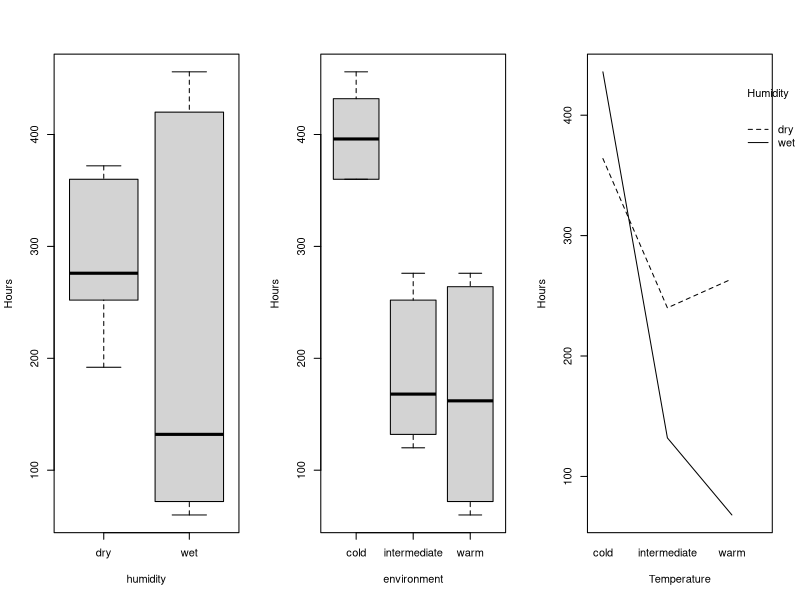
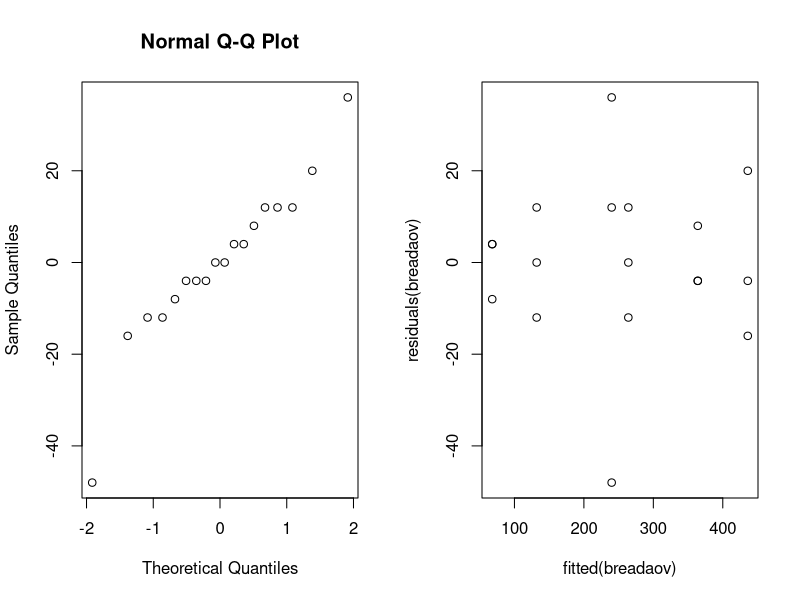
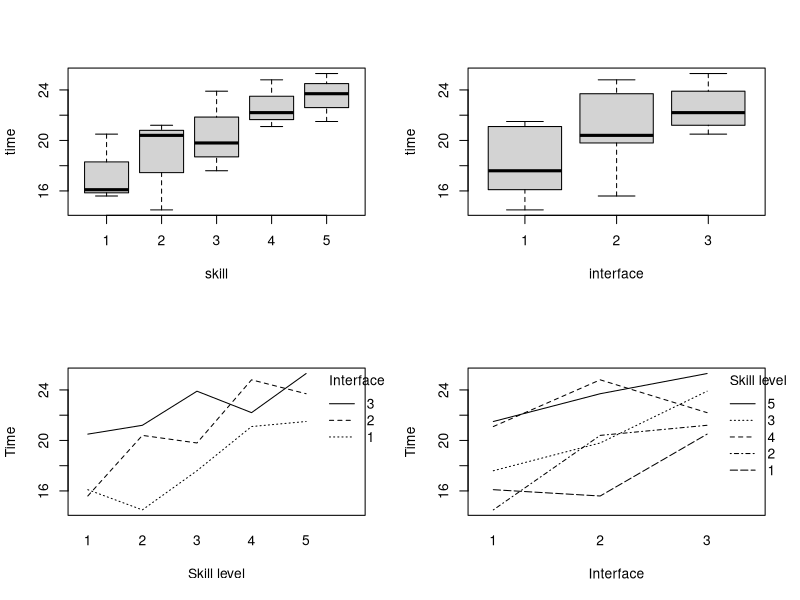
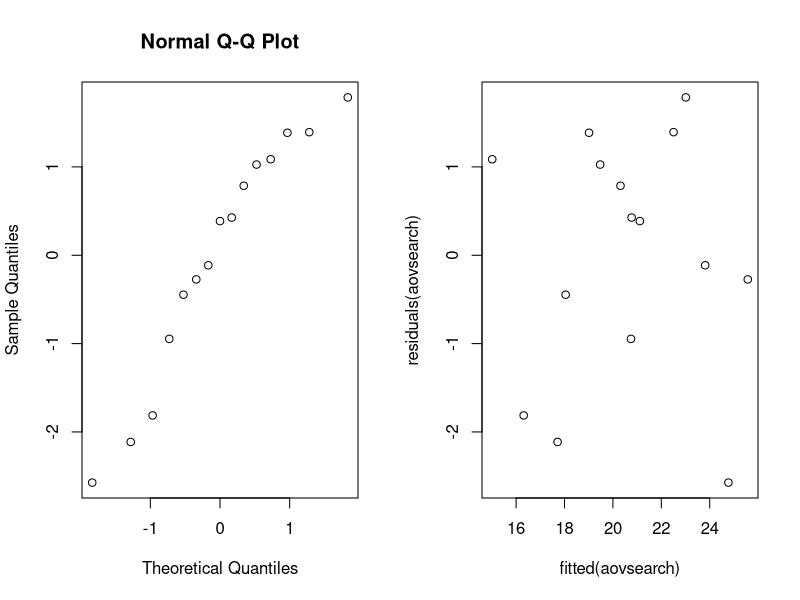
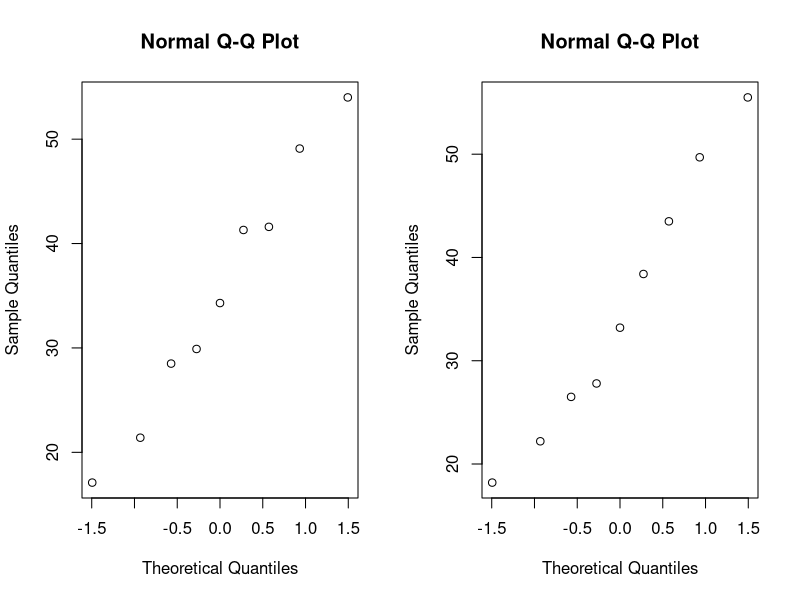
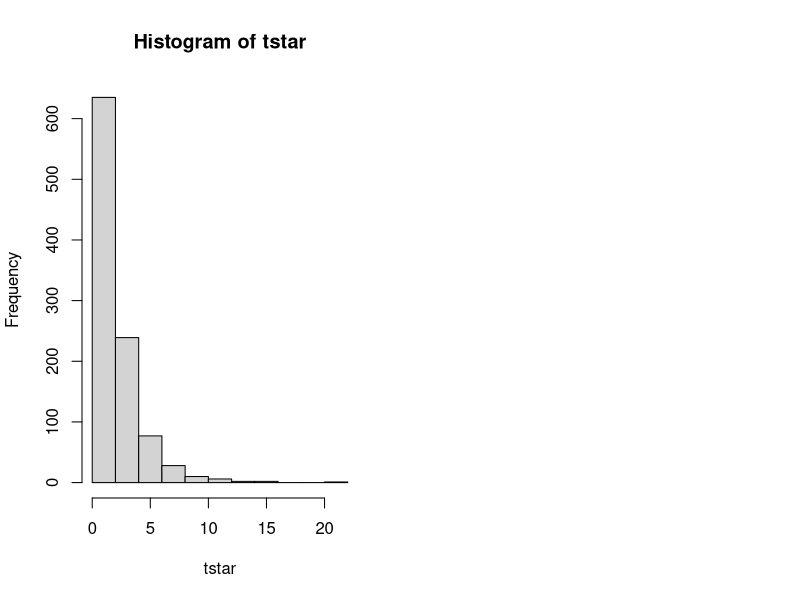
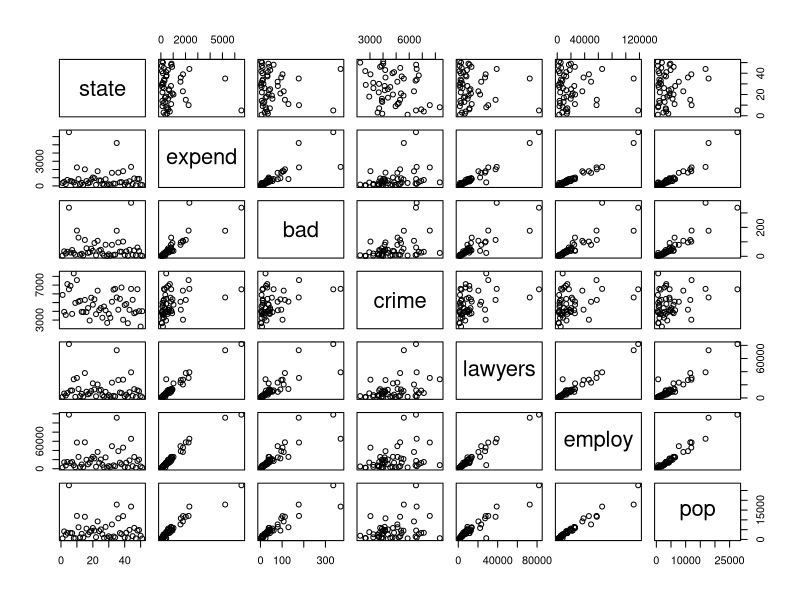
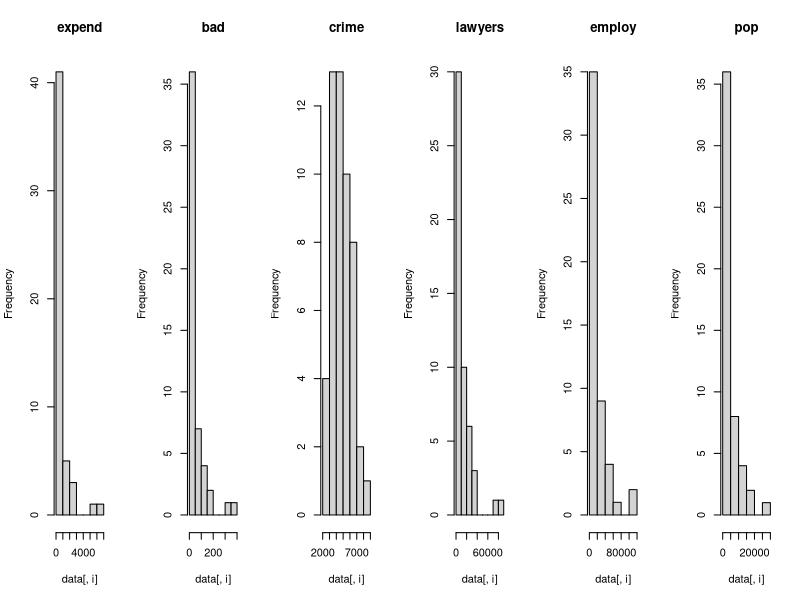

Generate these figures, in order, with R:
## ---- chunk 1
knitr::opts_chunk$set(echo = FALSE)
knitr::opts_chunk$set(fig.width=8, fig.height=4) 
## ---- chunk 2
bread = read.table("bread.txt", header = TRUE)
par(mfrow=c(1,3))
boxplot(hours ~ humidity, data = bread, ylab = "Hours")
boxplot(hours ~ environment, data = bread, ylab = "Hours")
interaction.plot(bread$environment, bread$humidity, bread$hours, xlab = "Temperature", ylab = "Hours", trace.label = "Humidity")
## ---- chunk 3
breadaov=lm(hours~humidity*environment, data = bread); 
anova(breadaov)
## ---- chunk 4
summary(breadaov)$coefficients
## ---- chunk 5
par(mfrow=c(1,2))
qqnorm(residuals(breadaov))
plot(fitted(breadaov),residuals(breadaov))
## ---- chunk 6
search = read.table("search.txt", header = TRUE)
par(mfrow=c(2,2))
boxplot(time~skill, data=search)
boxplot(time~interface, data=search)
interaction.plot(search$skill,search$interface, search$time, xlab = "Skill level", ylab = "Time", trace.label = "Interface")
interaction.plot(search$interface,search$skill, search$time, xlab = "Interface", ylab = "Time", trace.label = "Skill level")
## ---- chunk 7
search$skill = factor(search$skill)
search$interface = factor(search$interface)
aovsearch=lm(time~interface+skill, data=search)
anova(aovsearch)
summary(aovsearch)
## ---- chunk 8
par(mfrow=c(1,2))
qqnorm(residuals(aovsearch))
plot(fitted(aovsearch),residuals(aovsearch))
## ---- chunk 9
friedman.test(search$time,search$interface,search$skill)
## ---- chunk 10
aovsearch2=lm(time~interface, data=search)
anova(aovsearch2)
## ---- chunk 11
cow = read.table("cow.txt", header = TRUE);
#There are two factors that influence the milk production
mm = subset(cow, treatment=="A")["milk"]
sf = subset(cow, treatment=="B")["milk"]
mm1 = as.numeric(unlist(mm))
sf1 = as.numeric(unlist(sf))
par(mfrow=c(1,2))
qqnorm(mm1)
qqnorm(sf1)
cow$id = factor(cow$id); cow$per = factor(cow$per)
cowanova = lm(milk~id+per+treatment,data = cow)
anova(cowanova)
summary(cowanova)
## ---- chunk 12
library(lme4)
cow$order=factor(cow$order)
cowlmer = lmer(milk~treatment+order+per+(1|id), data=cow, REML = FALSE)
summary(cowlmer)
## ---- chunk 13
cowlmerTreatment = lmer(milk~order+per+(1|id), data=cow, REML = FALSE)
anova(cowlmerTreatment, cowlmer)
cowlmerOrder = lmer(milk~treatment+per+(1|id), data=cow, REML = FALSE)
anova(cowlmerOrder, cowlmer)
cowlmerPer = lmer(milk~treatment+order+(1|id), data=cow, REML = FALSE)
anova(cowlmerPer, cowlmer)
## ---- chunk 14
attach(cow)
t.test(milk[treatment=="A"],milk[treatment=="B"],paired=TRUE)
## ---- chunk 15
data=read.table("nauseatable.txt",header=TRUE)
nausea=c(rep(0,times=100),rep(1,times=52),rep(0,times=32),rep(1,times=35),rep(0,times=48),
  rep(1,times=37))
medicine=c(rep("Chlorpromazine",times=152),rep("Pentobarbital (100mg)",times=67),
  rep("Pentobarbital (150mg)",times=85))
patientdata=data.frame(nausea,medicine)
xtabs(~medicine+nausea,data=patientdata)
## ---- chunk 16
medication=factor(patientdata$medicine)
B=1000
tstar=numeric(B)
for (i in 1:B) {
  patientstar=sample(medication) # permute medicine lables
  tstar[i] = chisq.test(xtabs(~patientstar+patientdata$nausea))[[1]] }
hist(tstar)
test_statistic=chisq.test(xtabs(~patientdata$medicine+patientdata$nausea))[[1]]
pl=sum(tstar<test_statistic)/B
pr=sum(tstar>test_statistic)/B
## ---- chunk 17
chisq.test(xtabs(~patientdata$medicine+patientdata$nausea))
## ---- chunk 18
data=read.table(file="expensescrime.txt",header=TRUE)
plot(data)
## ---- chunk 19
par(mfrow=c(1,ncol(data)-1)) # minus the state column
for (i in 2:ncol(data)) hist(data[,i],main=names(data)[i])
## ---- chunk 20

par(mfrow=c(1,3))
plot(data$expend, data$bad)
plot(data$expend, data$crime)
plot(data$expend, data$lawyers)
plot(data$expend, data$employ)
plot(data$expend, data$pop)
## ---- chunk 21
round(cor(data[,2:7]),2)
## ---- chunk 22
summary(lm(expend~bad,data=data))
summary(lm(expend~crime,data=data))
summary(lm(expend~lawyers,data=data))
summary(lm(expend~employ,data=data))
summary(lm(expend~pop,data=data))
summary(lm(expend~bad+employ,data=data))
summary(lm(expend~crime+employ,data=data))
summary(lm(expend~bad+crime+employ,data=data))
## ---- chunk 23
summary(lm(expend~bad+crime+lawyers+employ+pop,data=data))
summary(lm(expend~bad+lawyers+employ+pop,data=data))
summary(lm(expend~bad+lawyers+employ,data=data))
summary(lm(expend~lawyers+employ, data=data))
## ---- chunk 24
expendlm = lm(expend~crime+employ,data=data)
par(mfrow=c(2,4))
#2 Scatter plot of residuals against each Xk in the model separately.
plot(residuals(expendlm),data[,4],xlab="residuals",ylab="crime")
plot(residuals(expendlm),data[,6],xlab="residuals",ylab="employ")
#4 Scatter plot of residuals against each Xk not in the model separately
plot(residuals(expendlm),data[,3],xlab="residuals",ylab="bad")
plot(residuals(expendlm),data[,5],xlab="residuals",ylab="lawyers")
plot(residuals(expendlm),data[,7],xlab="residuals",ylab="pop")
#5 Scatterplot of residuals against Y and Y^
plot(residuals(expendlm),data[,2],xlab="residuals",ylab="expend")
plot(residuals(expendlm),fitted(expendlm),xlab="residuals",ylab="fitted model")

par(mfrow=c(2,3))
#3 Added variable plot of residuals of Xj against residuals of Y with omitted Xj
x = residuals(lm(bad~employ+crime,data=data))
y = residuals(lm(expend~employ+crime,data=data))
plot(x,y,main="Added variable plot for bad")
x = residuals(lm(crime~bad+lawyers+pop,data=data))
y = residuals(lm(expend~bad+lawyers+pop,data=data))
plot(x,y,main="Added variable plot for crime")
x = residuals(lm(lawyers~employ+crime,data=data))
y = residuals(lm(expend~employ+crime,data=data))
plot(x,y,main="Added variable plot for lawyers")
x = residuals(lm(employ~bad+lawyers+pop,data=data))
y = residuals(lm(expend~bad+lawyers+pop,data=data))
plot(x,y,main="Added variable plot for employ")
x = residuals(lm(pop~employ+crime,data=data))
y = residuals(lm(expend~employ+crime,data=data))
plot(x,y,main="Added variable plot for pop")

#6 normal QQ-plot of the residuals and Shapiro-Wilk's method
qqnorm(residuals(expendlm))
#shapiro.test(residuals(expendlm))
